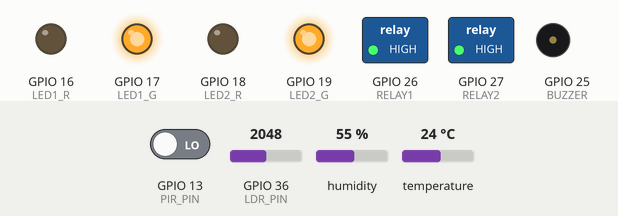
This sketch was run on a simulated ESP32. On the bench: switched loads named in the sketch (green lamp = pin HIGH), output pins drawn as LEDs (lit = HIGH), buzzer (waves = sounding, pin HIGH). The inputs (shaded band) are chosen by the test bench; at power-on: temperature 24 °C, GPIO 36 (LDR_PIN) = 2048, GPIO 13 (PIR_PIN) LOW, humidity 55 %. What the sketch prints to the serial monitor is not drawn.

Above: at 2.8 s.
2.9 s: temperature set to 31 °C
5.2 s: temperature set to 34 °C
At 7.4 s:
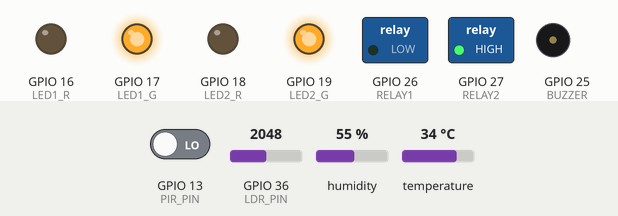
7.7 s: GPIO 36 (LDR_PIN) set to 1066
11.5 s: GPIO 36 (LDR_PIN) set to 949
At 13.7 s:
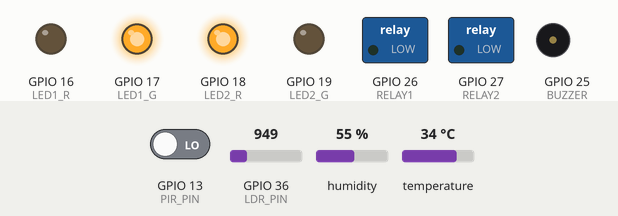
14.0 s: GPIO 13 (PIR_PIN) driven HIGH
At 15.1 s:
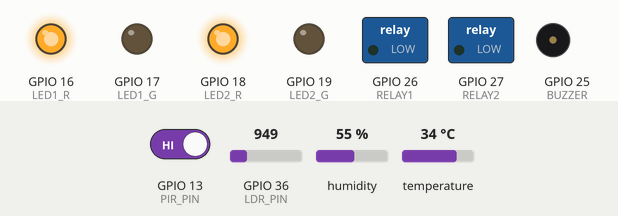
15.9 s: temperature set to 12 °C
At 17.6 s:
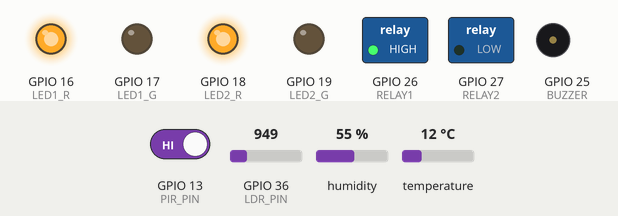
Timing chart, 0 to 18.7 s (numbered marks = the images above; inputs shaded):
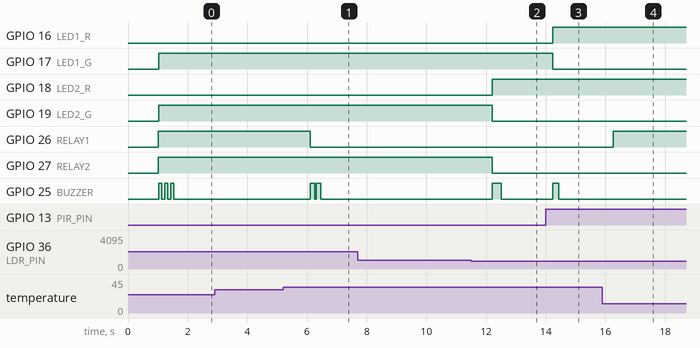

The sketch:

Phase1TestMonitoring.ino
```cpp
#include "DHT.h"

// === DHT11 ===
#define DHTPIN 4
#define DHTTYPE DHT11
DHT dht(DHTPIN, DHTTYPE);

// === PIR ===
#define PIR_PIN 13

// === LDR ===
#define LDR_PIN 36 // ADC

// === Relais ===
#define RELAY1 26  // VENTILATEUR
#define RELAY2 27  // LAMPE

// === LEDs bicolores KY-011 ===
#define LED1_R 16  // PIR Status (Rouge = mouvement)
#define LED1_G 17  // PIR Status (Vert = pas mouvement) - HS pour l'instant
#define LED2_R 18  // Système Status (Rouge = mode nuit)
#define LED2_G 19  // Système Status (Vert = mode jour)

// === Buzzer ===
#define BUZZER 25

// === SEUILS INTELLIGENTS ===
#define TEMP_SEUIL_VENTILO 32    // °C - Ventilo ON si temp > 28°C
#define HUMID_SEUIL_VENTILO 97.0   // % - Ventilo ON si humidité > 75%
#define LDR_SEUIL_LAMPE 1000       // Lampe ON si LDR < 1000 (obscurité)

// === Variables de timing ===
unsigned long lastSensorCheck = 0;
unsigned long lastStatusPrint = 0;
unsigned long pirDetectionStart = 0;
bool ventiloState = false;
bool lampeState = false;
bool pirDetected = false;
bool pirValidating = false;

// === Types de buzzer ===
enum BuzzerType {
  BUZZER_STARTUP = 0,
  BUZZER_CHALEUR = 1,
  BUZZER_HUMIDITE = 2,
  BUZZER_MOUVEMENT = 3,
  BUZZER_NUIT = 4
};

void buzzerAlert(BuzzerType type) {
  switch(type) {
    case BUZZER_STARTUP:
      for(int i = 0; i < 3; i++) {
        digitalWrite(BUZZER, HIGH); delay(100);
        digitalWrite(BUZZER, LOW); delay(100);
      }
      break;

    case BUZZER_CHALEUR:
      for(int i = 0; i < 2; i++) {
        digitalWrite(BUZZER, HIGH); delay(150);
        digitalWrite(BUZZER, LOW); delay(50);
      }
      break;

    case BUZZER_HUMIDITE:
      for(int i = 0; i < 3; i++) {
        digitalWrite(BUZZER, HIGH); delay(100);
        digitalWrite(BUZZER, LOW); delay(100);
      }
      break;

    case BUZZER_MOUVEMENT:
      digitalWrite(BUZZER, HIGH); delay(200);
      digitalWrite(BUZZER, LOW);
      break;

    case BUZZER_NUIT:
      digitalWrite(BUZZER, HIGH); delay(300);
      digitalWrite(BUZZER, LOW);
      break;
  }
}

void setup() {
  Serial.begin(115200);
  delay(1000);
  Serial.println("\n🏫 === SmartCampus Dakar - PHASE 2 OPTIMISÉE === 🏫");
  Serial.println("🔧 Ventilateur: RELAY1 (GPIO26) | 💡 Lampe: RELAY2 (GPIO27)");
  Serial.println("🌡️ Ventilo ON si T>28°C OU Hum>75% | 💡 Lampe ON si obscurité<1000");

  // DHT11 init
  dht.begin();
  Serial.println("✅ DHT11 initialisé");

  // PIR
  pinMode(PIR_PIN, INPUT);
  Serial.println("✅ PIR initialisé (avec validation anti-parasites)");

  // Relais (IMPORTANT: Active LOW)
  pinMode(RELAY1, OUTPUT);
  pinMode(RELAY2, OUTPUT);
  digitalWrite(RELAY1, HIGH); // VENTILO OFF (Active LOW → HIGH = OFF)
  digitalWrite(RELAY2, HIGH); // LAMPE OFF
  Serial.println("✅ Relais initialisés - VENTILO: OFF, LAMPE: OFF");

  // LEDs
  pinMode(LED1_R, OUTPUT);
  pinMode(LED1_G, OUTPUT);  // HS mais on garde le code
  pinMode(LED2_R, OUTPUT);
  pinMode(LED2_G, OUTPUT);

  // État initial LEDs
  digitalWrite(LED1_R, LOW);   // PIR: rouge OFF
  digitalWrite(LED1_G, HIGH);  // PIR: vert ON (même si HS)
  digitalWrite(LED2_R, LOW);   // Système: rouge OFF
  digitalWrite(LED2_G, HIGH);  // Système: vert ON (mode jour par défaut)
  Serial.println("✅ LEDs initialisées (LED1_G défectueuse notée)");

  // Buzzer
  pinMode(BUZZER, OUTPUT);
  digitalWrite(BUZZER, LOW);
  Serial.println("✅ Buzzer initialisé");

  // Bip de démarrage
  buzzerAlert(BUZZER_STARTUP);

  Serial.println("🚀 PHASE 2 OPTIMISÉE PRÊTE ! Système intelligent activé !");
  Serial.println("==========================================\n");
}

void loop() {
  unsigned long currentTime = millis();

  // === LECTURE CAPTEURS (toutes les 2 secondes) ===
  if (currentTime - lastSensorCheck >= 2000) {

    // === DHT11 - Température & Humidité ===
    float h = dht.readHumidity();
    float t = dht.readTemperature();

    if (isnan(h) || isnan(t)) {
      Serial.println("❌ ERREUR: DHT11 non lu");
    } else {
      Serial.print("🌡️ Temp: "); Serial.print(t, 1); Serial.print("°C");
      Serial.print(" | 💧 Hum: "); Serial.print(h, 1); Serial.println("%");

      // 🔥 LOGIQUE VENTILATEUR AMÉLIORÉE (Température OU Humidité)
      bool shouldVentiloBeOn = (t > TEMP_SEUIL_VENTILO) || (h > HUMID_SEUIL_VENTILO);

      if (shouldVentiloBeOn && !ventiloState) {
        // Conditions critiques → VENTILO ON
        digitalWrite(RELAY1, LOW);  // Active LOW → LOW = ON
        ventiloState = true;

        if (t > TEMP_SEUIL_VENTILO) {
          Serial.println("🌪️ VENTILATEUR ACTIVÉ ! (Température > 28°C)");
          buzzerAlert(BUZZER_CHALEUR);
        }
        if (h > HUMID_SEUIL_VENTILO) {
          Serial.println("🌪️ VENTILATEUR ACTIVÉ ! (Humidité > 75%)");
          buzzerAlert(BUZZER_HUMIDITE);
        }

      } else if (!shouldVentiloBeOn && ventiloState) {
        // Conditions normales (avec hystérésis) → VENTILO OFF
        bool tempOK = (t <= (TEMP_SEUIL_VENTILO - 2.0));
        bool humidOK = (h <= (HUMID_SEUIL_VENTILO - 5.0));

        if (tempOK && humidOK) {
          digitalWrite(RELAY1, HIGH); // Active LOW → HIGH = OFF
          ventiloState = false;
          Serial.println("❄️ VENTILATEUR ÉTEINT (Conditions normales)");
        }
      }
    }

    // === LDR - Gestion lumière ambiante ===
    int ldrValue = analogRead(LDR_PIN);
    Serial.print("🔆 Lumière ADC: "); Serial.println(ldrValue);

    if (ldrValue < LDR_SEUIL_LAMPE && !lampeState) {
      // Obscurité détectée → LAMPE ON
      digitalWrite(RELAY2, LOW);   // Active LOW → LOW = ON
      lampeState = true;
      digitalWrite(LED2_R, HIGH);  // LED système rouge (mode nuit)
      digitalWrite(LED2_G, LOW);
      Serial.println("🌙 LAMPE ACTIVÉE ! (Mode NUIT - Obscurité détectée)");
      buzzerAlert(BUZZER_NUIT);

    } else if (ldrValue >= (LDR_SEUIL_LAMPE + 200) && lampeState) {
      // Luminosité suffisante (hystérésis de 200) → LAMPE OFF
      digitalWrite(RELAY2, HIGH);  // Active LOW → HIGH = OFF
      lampeState = false;
      digitalWrite(LED2_R, LOW);   // LED système verte (mode jour)
      digitalWrite(LED2_G, HIGH);
      Serial.println("☀️ LAMPE ÉTEINTE (Mode JOUR - Luminosité suffisante)");
    }

    lastSensorCheck = currentTime;
  }

  // === PIR - Détection mouvement ANTI-PARASITES ===
  int motion = digitalRead(PIR_PIN);

  if (motion == HIGH && !pirDetected && !pirValidating) {
    // Début de validation du mouvement
    pirValidating = true;
    pirDetectionStart = currentTime;

  } else if (pirValidating && (currentTime - pirDetectionStart >= 200)) {
    // Validation après 200ms
    if (digitalRead(PIR_PIN) == HIGH) {
      // Mouvement confirmé !
      pirDetected = true;
      pirValidating = false;
      Serial.println("🚶 MOUVEMENT CONFIRMÉ !");
      digitalWrite(LED1_R, HIGH);  // LED PIR rouge ON
      digitalWrite(LED1_G, LOW);   // LED PIR verte OFF (même si HS)
      buzzerAlert(BUZZER_MOUVEMENT);
    } else {
      // Fausse alerte, on annule
      pirValidating = false;
    }

  } else if (motion == LOW && pirDetected && (currentTime - pirDetectionStart > 2000)) {
    // Plus de mouvement depuis 2 secondes (augmenté pour plus de stabilité)
    pirDetected = false;
    Serial.println("✅ Pas de mouvement");
    digitalWrite(LED1_R, LOW);   // LED PIR rouge OFF
    digitalWrite(LED1_G, HIGH);  // LED PIR verte ON
  }

  // === AFFICHAGE STATUT SYSTÈME (toutes les 10 secondes) ===
  if (currentTime - lastStatusPrint >= 10000) {
    Serial.println("\n📊 === STATUT SYSTÈME OPTIMISÉ ===");
    Serial.print("🌪️ Ventilateur: "); Serial.println(ventiloState ? "🟢 ON" : "🔴 OFF");
    Serial.print("💡 Lampe: "); Serial.println(lampeState ? "🟢 ON" : "🔴 OFF");
    Serial.print("🚶 PIR: "); Serial.println(pirDetected ? "🟢 MOUVEMENT" : "⚪ CALME");

    // Lecture DHT pour statut
    float h = dht.readHumidity();
    float t = dht.readTemperature();
    if (!isnan(h) && !isnan(t)) {
      Serial.print("🌡️ Conditions: "); Serial.print(t, 1); Serial.print("°C, ");
      Serial.print(h, 1); Serial.println("% Hum");
    }
    Serial.print("🔆 LDR: "); Serial.println(analogRead(LDR_PIN));
    Serial.println("===============================\n");

    lastStatusPrint = currentTime;
  }

  delay(50); // Rythme optimisé pour PIR anti-parasites
}
```

Measured:
- the behaviour switches between 32 and 33 °C on temperature (found by bisection; images 0 and 1)
- the behaviour switches between 1000 and 999 on GPIO 36 (LDR_PIN) (found by bisection; images 1 and 2)
- after the input at 2.9 s, every drawn part: stays the same
- after the input at 5.2 s, GPIO 26 (RELAY1): HIGH → LOW after 0.91 s; GPIO 25 (BUZZER): alternates HIGH for 0.15 s and LOW for 0.05 s, 4 changes in all, then stays LOW, starting after 0.91 s
- after the input at 7.7 s, every drawn part: stays the same
- after the input at 11.5 s, GPIO 18 (LED2_R): LOW → HIGH after 0.70 s; GPIO 19 (LED2_G), GPIO 27 (RELAY2): HIGH → LOW after 0.70 s; GPIO 25 (BUZZER): LOW → HIGH after 0.71 s, → LOW 0.30 s later
- after the input at 14.0 s, GPIO 16 (LED1_R): LOW → HIGH after 0.24 s; GPIO 17 (LED1_G): HIGH → LOW after 0.24 s; GPIO 25 (BUZZER): LOW → HIGH after 0.24 s, → LOW 0.20 s later
- after the input at 15.9 s, GPIO 26 (RELAY1): LOW → HIGH after 0.36 s
